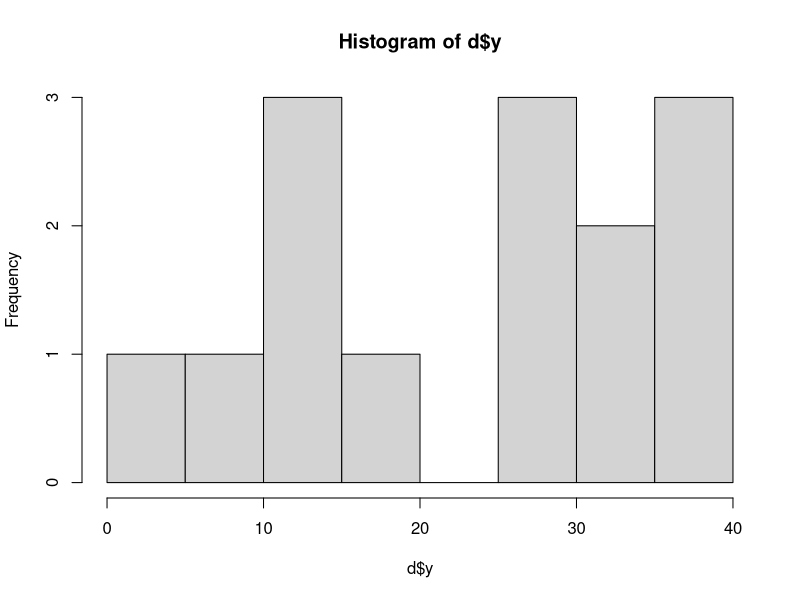
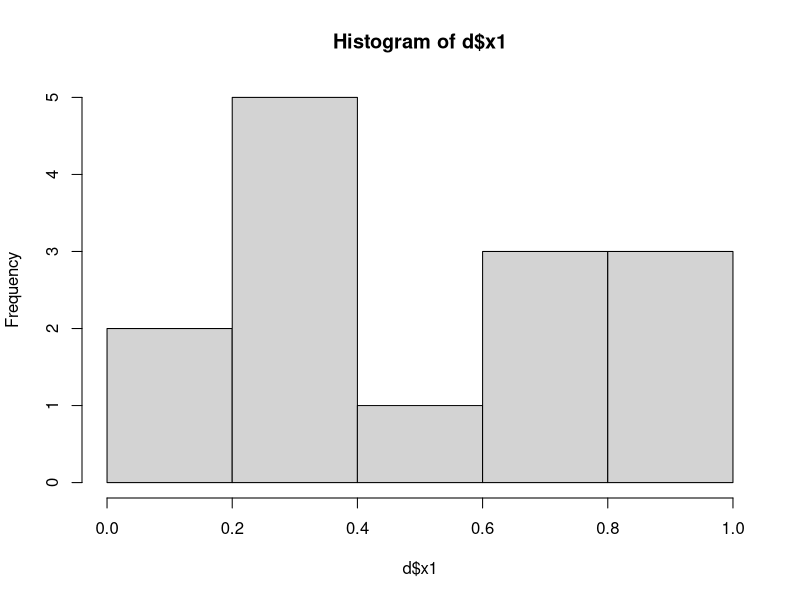
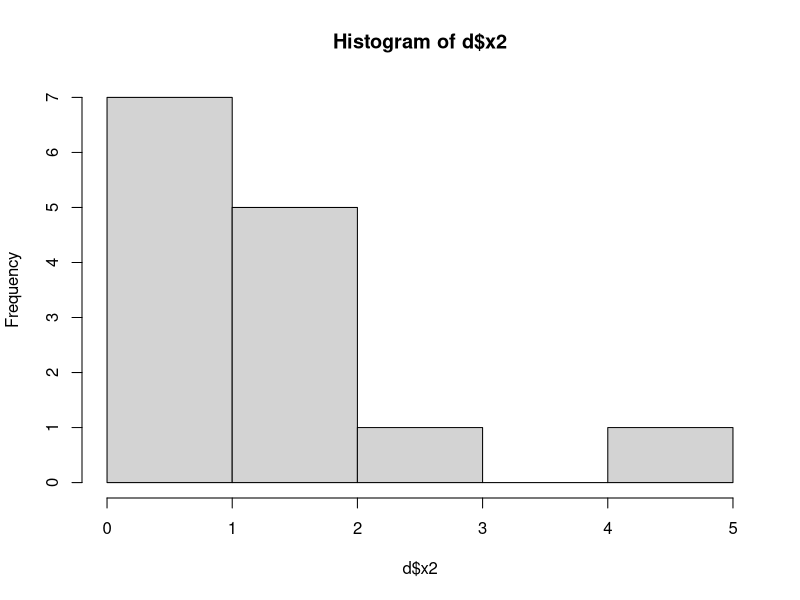
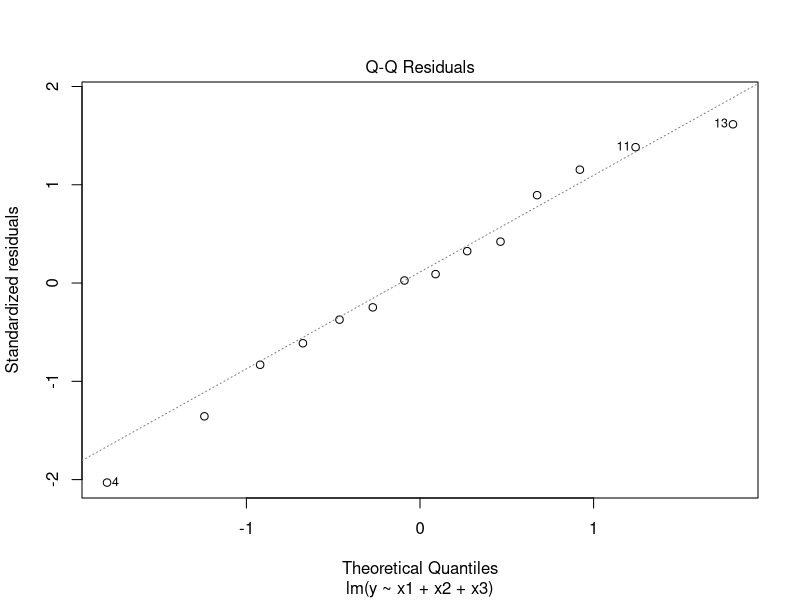
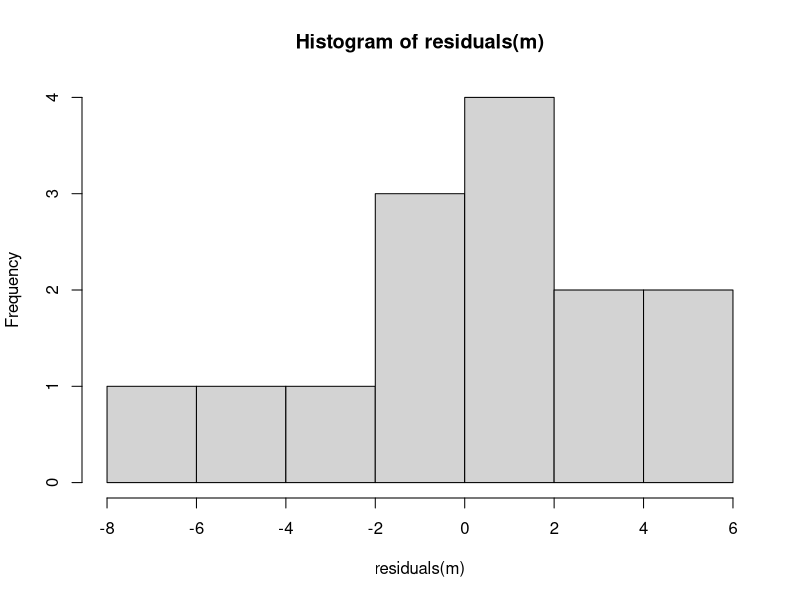

Generate these figures, in order, with R:
## ---- chunk 1
knitr::opts_chunk$set(echo = TRUE)
## ---- chunk 2
set.seed(1)
n <- 14
x1 <- runif(n)
x2 <- rexp(n)
x3 <- gl(n = 2, k = 7)
y <- 7.8 + 1.2 * x1 + 3.9 * x2 + 20.5 * (x3 == "2") + rnorm(n, sd = 4.7)
d <- data.frame(y, x1, x2, x3)
## ---- chunk 3
str(d)
## ---- chunk 4
hist(d$y)
hist(d$x1)
hist(d$x2)

## ---- chunk 5
m <- lm(y ~ x1 + x2 + x3, data = d)
## ---- chunk 6
plot(m, which = 2)
## ---- chunk 7
hist(residuals(m))
## ---- chunk 8
shapiro.test(residuals(m))
## ---- chunk 9
set.seed(1)
n <- 14
# generate IVs
x1 <- runif(n)
x2 <- rexp(n)
x3 <- gl(n = 2, k = 7)
# generate DV
y <- 7.8 + 1.2 * x1 + 3.9 * x2 + 20.5 * (x3 == "2") + rnorm(n, sd = 4.7)
d <- data.frame(y, x1, x2, x3)
## ---- chunk 10
summary(m)
